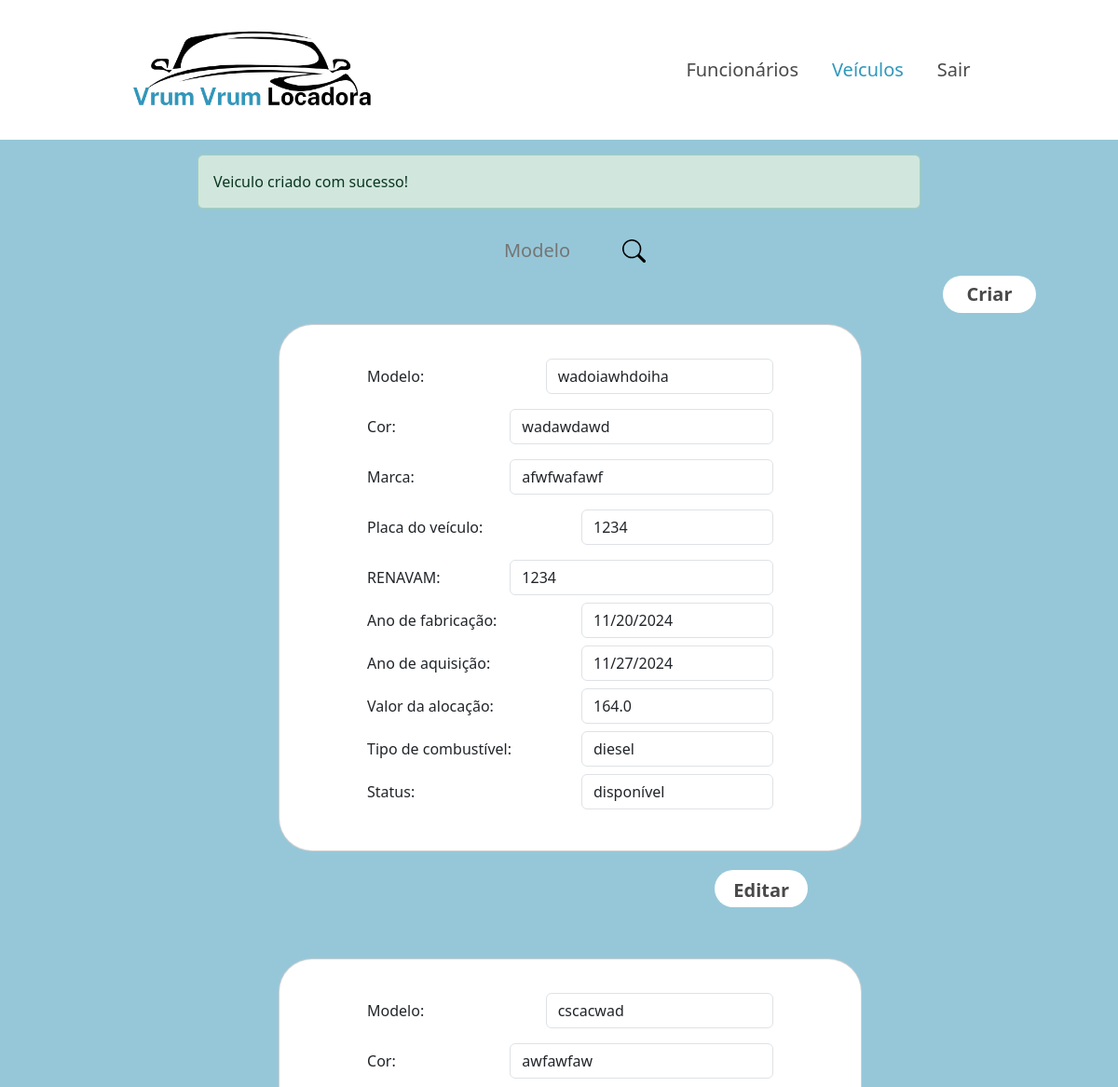
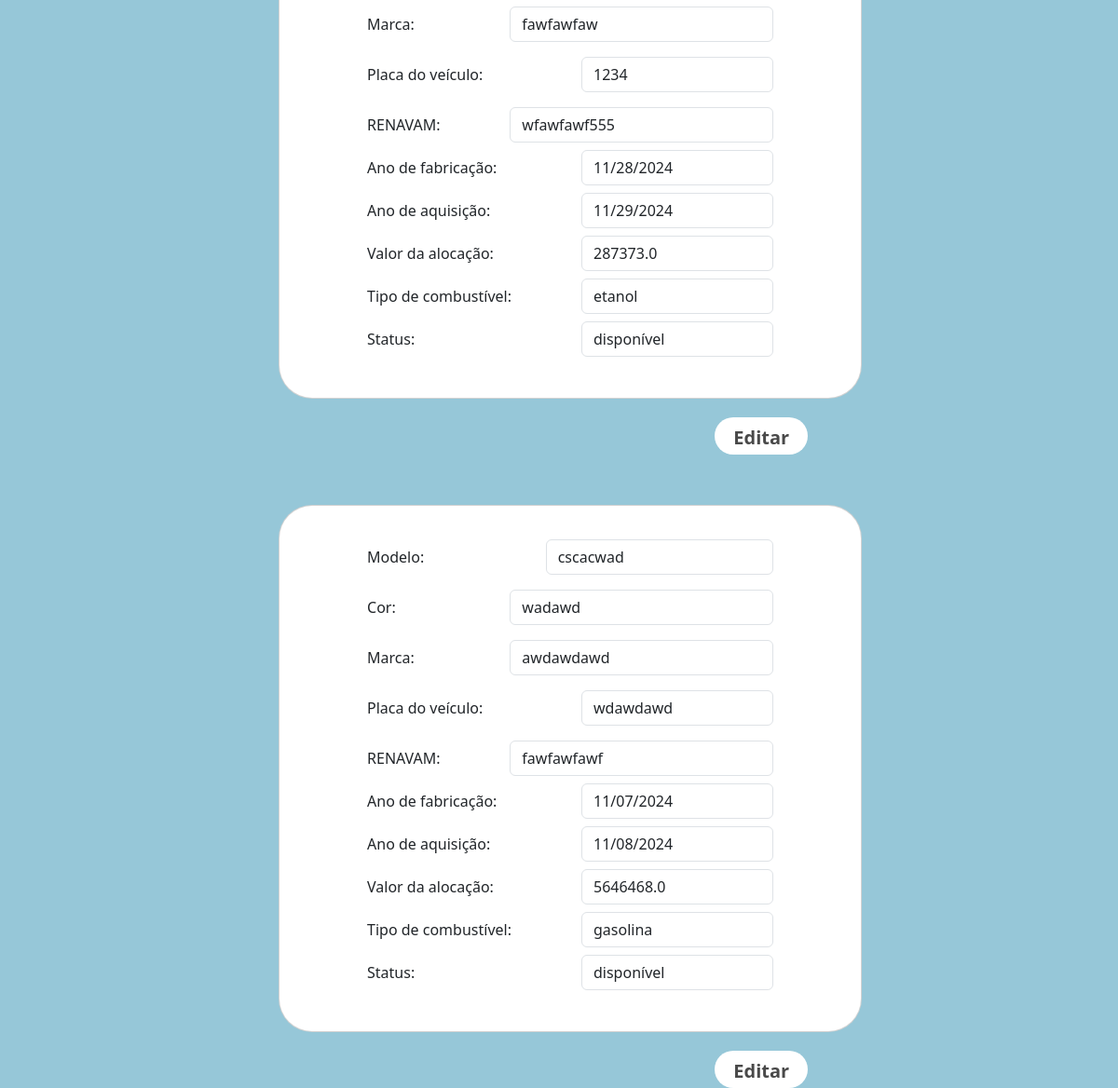
Screenshot of /administrador/veiculos with the database file from the repository (2 pictures, top to bottom).
### tables this page shows
CREATE TABLE Veiculo (
            id                  INTEGER PRIMARY KEY AUTOINCREMENT,
            Ano_Aquisicao       DATE NOT NULL,
            Placa               TEXT NOT NULL,
            RENAVAM             TEXT NOT NULL,
            Modelo              TEXT NOT NULL,
            Marca               TEXT NOT NULL,
            Ano_Fabricacao      DATE NOT NULL,
            Cor                 TEXT NOT NULL,
            Tipo_Combustivel    TEXT NOT NULL,
            Valor_Locacao_Dia   REAL NOT NULL,
            Status              TEXT NOT NULL
        );

### app.py (the view)
@app.route("/administrador/veiculos")
def gerenciar_veiculos():
    conn = bd.connect_to_db()
    cursor = conn.cursor()
    modeloVeiculo = request.args.get('modelo')
    if modeloVeiculo == None:
        cursor.execute("SELECT id,Ano_Aquisicao,Placa,RENAVAM,Modelo,Marca,Ano_Fabricacao,Cor,Tipo_Combustivel,Valor_Locacao_Dia,Status FROM Veiculo")
    else:
        cursor.execute("SELECT id,Ano_Aquisicao,Placa,RENAVAM,Modelo,Marca,Ano_Fabricacao,Cor,Tipo_Combustivel,Valor_Locacao_Dia,Status FROM Veiculo WHERE Modelo = ?",(modeloVeiculo,))
    veiculosRaw = cursor.fetchall()
    veiculos = []
    colunas = ["id","Ano_Aquisicao","Placa","RENAVAM","Modelo","Marca","Ano_Fabricacao","Cor","Tipo_Combustivel","Valor_Locacao_Dia","Status"]
    for i in veiculosRaw:
        veiculo = {}
        for index,j in enumerate(i):
            veiculo[colunas[index]] = j
        veiculos.append(veiculo)
    conn.close()
    flash('Veiculo criado com sucesso!', 'success')
    return render_template("geren_veic.html",veiculos=veiculos)

### templates/geren_veic.html (shortened to what this page needs)
{% extends 'base.html' %}
{% block conteudo %}
<main class="container">
    {% with messages = get_flashed_messages(with_categories=true) %}
        {% if messages %}
            <div id="responseMessage">
                {% for category, message in messages %}
                    <div class="alert alert-{{ category }} mt-3" id="alertMessage">
                        {{ message }}
                    </div>
                {% endfor %}
            </div>
        {% endif %}
    {% endwith %}
   <span>
        <a href="{{ url_for('frontend_criar_veiculos') }}">
            <button class="btn-criar" type="button">Criar</button>
        </a>
    </span>
    <form action="{{ url_for('gerenciar_veiculos') }}" method="GET">
        <div id="divBusca">
            <input type="text" id="numBusca" name="modelo" placeholder="Modelo"/>
            <button type="submit"  id="btnBusca">
                <img src="{{ url_for('static', filename='img/search.svg') }}" alt="Buscar" style="cursor: pointer; width: 25px;"/>
            </button>
        </div>
    </form>
    <div class="container mt-3">
        {% for veiculo in veiculos %}
        <div class="card">
            <div class="card-body">
                <div class="row mb-3 align-items-center">
                    <label for="placa" class="col-sm-5 col-form-label">Modelo:</label>
                    <div class="col-sm-7">
                        <input type="text" class="form-control" id="modelo" name="modelo" value="{{veiculo.Modelo}}" readonly>
                    </div>
                </div>
                <div class="row mb-3 align-items-center">
                    <label for="placa" class="col-sm-4 col-form-label">Cor:</label>
                    <div class="col-sm-8">
                        <input type="text" class="form-control" id="cor" name="cor" value="{{veiculo.Cor}}" readonly>
                    </div>
                </div>
                <div class="row mb-3 align-items-center">
                    <label for="placa" class="col-sm-4 col-form-label">Marca:</label>
                    <div class="col-sm-8">
                        <input type="text" class="form-control" id="marca" name="marca" value="{{veiculo.Marca}}" readonly>
                    </div>
                </div>
                <div class="row mb-3 align-items-center">
                    <label for="placa" class="col-sm-6 col-form-label">Placa do veículo:</label>
                    <div class="col-sm-6">
                        <input type="text" class="form-control" id="placa" name="placa" value="{{veiculo.Placa}}" readonly>
                    </div>
                </div>
                <div class="row mb-2 align-items-center">
                    <label for="renavam" class="col-sm-4 col-form-label">RENAVAM:</label>
                    <div class="col-sm-8">
                        <input type="text" class="form-control" id="renavam" name="renavam" value="{{veiculo.RENAVAM}}" readonly>
                    </div>
                </div>
                <div class="row mb-2 align-items-center">
                    <label for="anoFabricacao" class="col-sm-6 col-form-label">Ano de fabricação:</label>
                    <div class="col-sm-6">
                        <input type="date" class="form-control" id="anoFabricacao" name="anoFabricacao" value="{{veiculo.Ano_Fabricacao}}" readonly>
                    </div>
                </div>
                <div class="row mb-2 align-items-center">
                    <label for="anoAquisicao" class="col-sm-6 col-form-label">Ano de aquisição:</label>
                    <div class="col-sm-6">
                        <input type="date" class="form-control" id="anoAquisicao" name="anoAquisicao" value="{{veiculo.Ano_Aquisicao}}" readonly>
                    </div>
                </div>
                <div class="row mb-2 align-items-center">
                    <label for="valorAlocacao" class="col-sm-6 col-form-label">Valor da alocação:</label>
                    <div class="col-sm-6">
                        <input type="text" class="form-control" id="valorAlocacao" name="valorAlocacao" value="{{veiculo.Valor_Locacao_Dia}}" readonly>
                    </div>
                </div>
                <div class="row mb-2 align-items-center">
                    <label for="valorAlocacao" class="col-sm-6 col-form-label">Tipo de combustível:</label>
                    <div class="col-sm-6">
                        <input type="text" class="form-control" id="tipoCombustivel" name="tipoCombustivel" value="{{veiculo.Tipo_Combustivel}}" readonly>
                    </div>
                </div>
                <div class="row mb-2 align-items-center">
                    <label for="valorAlocacao" class="col-sm-6 col-form-label">Status:</label>
                    <div class="col-sm-6">
                        <input type="text" class="form-control" id="Status" name="Status" value="{{veiculo.Status}}" readonly>
                    </div>
                </div>
            </div>
        </div>
        <form action="/administrador/veiculos/frontend_editar_veiculo" method="POST">
            <button class="btn" type="submit">Editar</button>
        </form>
        {% endfor %}
    </div>
</main>
{% endblock %}

### templates/base.html (shortened to what this page needs)
<!DOCTYPE html>
<html lang="pt-BR">
<head>
    <link rel="stylesheet" href="{{ url_for('static', filename='bootstrap-5.3.3-dist/css/bootstrap.min.css') }}">
    <link rel="stylesheet" href="{{ url_for('static', filename='styles/administrador.css') }}">
    <link rel="stylesheet" href="{{ url_for('static', filename='styles/funcionario.css') }}">
    <link rel="stylesheet" href="{{ url_for('static', filename='styles/geren_veic.css') }}">
    <link rel="stylesheet" href="{{ url_for('static', filename='styles/criar_veiculo.css') }}">
</head>
<body>
    <header>
        <nav class="navbar navbar-expand-lg navbar-light bg-light">
            <a class="logotipo navbar-brand" href="{{ url_for('administrador') }}">
                <img src="{{ url_for('static', filename='img/logo.png') }}" alt="Logo">
            </a>
            <div class="collapse navbar-collapse" id="navbarNav">
                <ul class="navbar-nav">
                    <li
                        class="nav-item {% if request.path.startswith('/administrador/funcionarios') %}active{% endif %}">
                        <a class="nav-link" href="{{ url_for('pesquisar_funcionario') }}">Funcionários </a>
                    </li>
                    <li
                        class="nav-item {% if request.path.startswith('/administrador/veiculos') %}active{% endif %}">
                        <a class="nav-link" href="{{ url_for('gerenciar_veiculos') }}">Veículos</a>
                    </li>
                    <li class="nav-item">
                        <a class="nav-link" href="#">Sair</a>
                    </li>
                </ul>
            </div>
        </nav>
    </header>
    {%block conteudo %}
    {% endblock %}
</body>
</html>

### static/styles/administrador.css (style rules this page uses)
:root { --color1: #2f98bc; --color2: #0000; --color3: #96c7d8; --color4: #7f7f7f; --color5: #7583f6; --color6: #494949; --color7: #ffff; }
.navbar { display: flex!; justify-content:space-around !important; height: 150px; background-color: var(--color7) !important; }
#navbarNav { justify-content: flex-end !important; }
.navbar-collapse { background-color: var(--color7) !important; padding: 20px; z-index: 1000; }
body { background-color: var(--color3); height: 100vh; display: flex; flex-direction: column; }
a.nav-link { font-size:20px; color: var(--color6); }
a.navbar-brand { display: flex; }
li.nav-item { padding-left: 20px; }
.active a { color: var(--color1); }
a.logotipo { height: 80%; }
img { height: 100%; }
@media (min-width:992px) { #navbarNav { flex:0; } }

### static/styles/funcionario.css (style rules this page uses)
#divBusca { display: flex; align-items: center; justify-content: center; margin: 20px; }
#numBusca { background-color: var(--color3); border: none; outline: none; padding: 10px; font-size: 20px; width: 150px; text-align: center; color: var(--color4); transition: border-bottom 0.3s; border-radius: 0; }
#btnBusca { cursor: pointer; margin-left: 10px; background-color: transparent !important; border: none; }

### static/styles/geren_veic.css (style rules this page uses)
.container { width: 100vh; position: relative; }
.btn-criar { background-color: var(--color7); width: 100px; height: 40px; border-radius: 36px; border: 0; text-align: center; position: absolute; margin: 7% 0 0 100%; font-size: 20px; color: var(--color6); font-weight: bold; text-decoration: none; transition: transform 0.3s ease; }
.card { align-items: center; margin: 7% 75px 20px 75px; padding: 20px 0px 20px 0px; border-radius: 36px; background-color: (--color3); position: relative; }
.btn { background-color: var(--color7); width: 100px; height: 40px; border-radius: 36px; text-align: center; transition: transform 0.3s ease; position: relative; margin-left: 70%; font-size: 20px; color: var(--color6); font-weight: bold; text-decoration: none; }

### static/styles/criar_veiculo.css (style rules this page uses)
.container { width: 100vh; position: relative; }
.card { align-items: center; margin: 7% 75px 20px 75px; padding: 20px 0px 20px 0px; border-radius: 36px; background-color: (--color3); position: relative; }

### rows the page displays
Veiculo: modelo "wadoiawhdoiha", cor "wadawdawd", marca "afwfwafawf", placa "1234", renavam "1234", anoFabricacao "11/20/2024", anoAquisicao "11/27/2024", valorAlocacao "164.0", tipoCombustivel "diesel", Status "disponível"
Veiculo: modelo "cscacwad", cor "awfawfaw", marca "fawfawfaw", placa "1234", renavam "wfawfawf555", anoFabricacao "11/28/2024", anoAquisicao "11/29/2024", valorAlocacao "287373.0", tipoCombustivel "etanol", Status "disponível"
Veiculo: modelo "cscacwad", cor "wadawd", marca "awdawdawd", placa "wdawdawd", renavam "fawfawfawf", anoFabricacao "11/07/2024", anoAquisicao "11/08/2024", valorAlocacao "5646468.0", tipoCombustivel "gasolina", Status "disponível"

### other values shown
{{ message }} "Veiculo criado com sucesso!"
